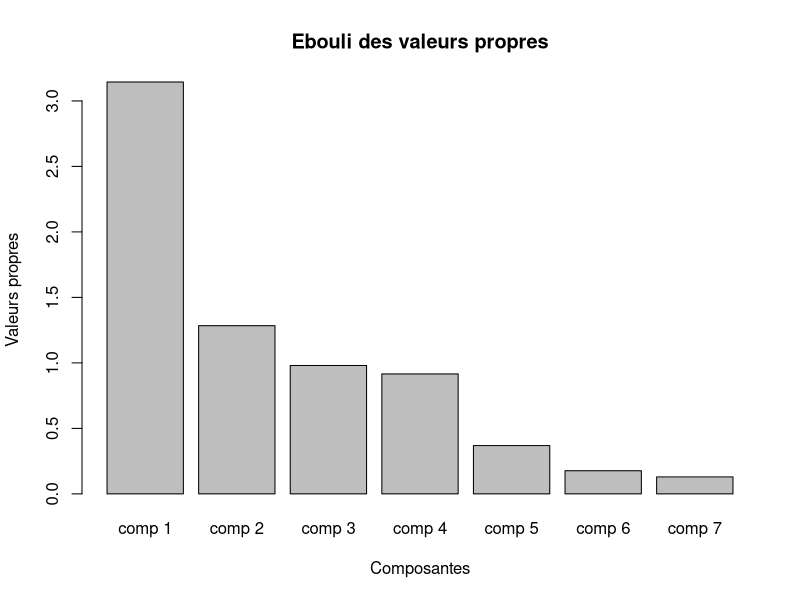
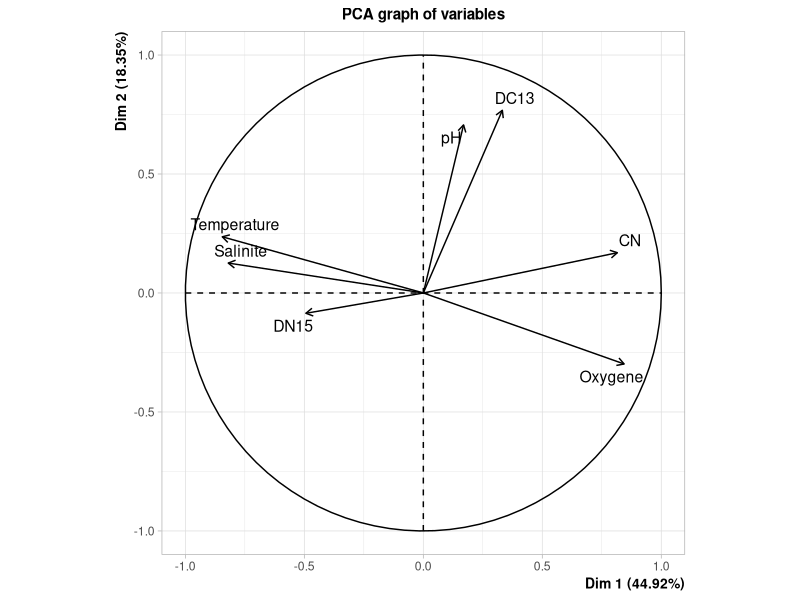
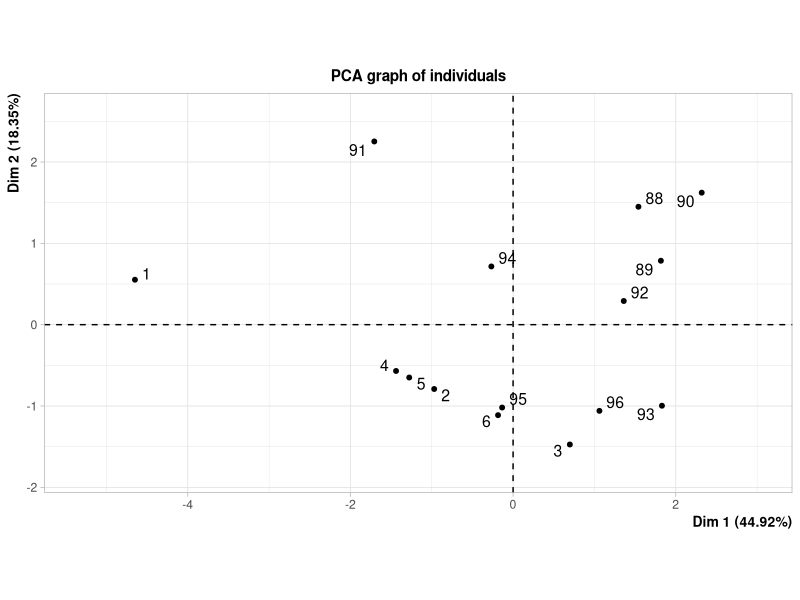
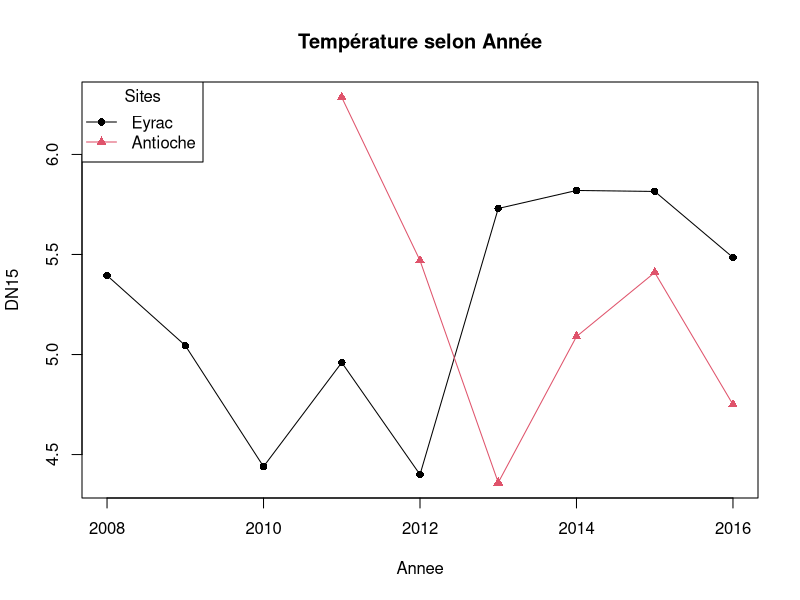
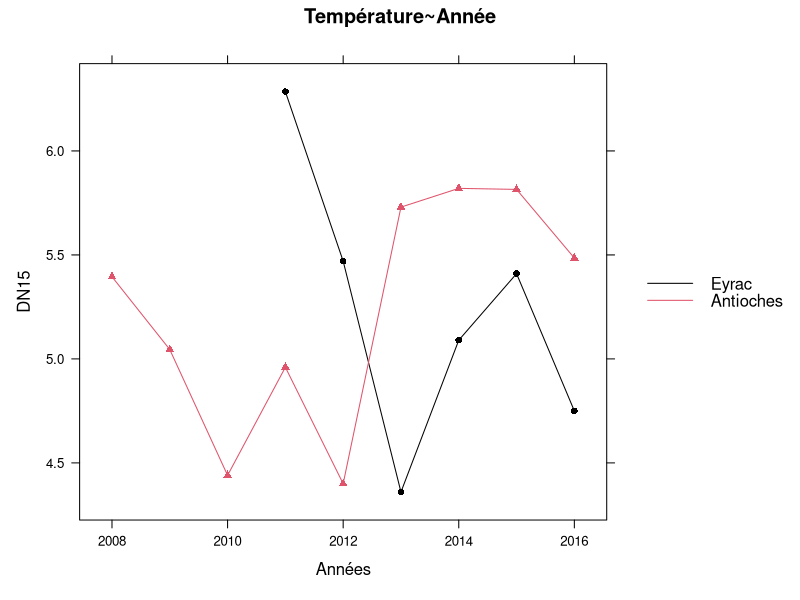

Write R code to recreate these figures, in order.
#######################
# Authors:
# Tristan FRANCES
# Antoine KOURMANALIEVA
# Mercia NGOMA KOMB
#######################

setwd("~/Bureau/m2/s3/stat/project/script/")
######################################
# Imporation des données : paramètres mesurés selon mois et selon année
######################################

mois<-read.csv("bdd_mois_somlit.csv", header = T,  dec = ".")
annee<-read.csv("bdd_annee_somlit.csv", header = T,  dec = ".")

#############
# Traitement des données pour l'Analyse multivariée ACP
#############
str(annee)
summary(annee)

# exemple d'ACP pour Antioche et Eyrac pour paramètre pH, température, Sallinité et Oxygene 

# choix des paramètres(select) et de l'année/site
data0<-subset(annee, NOM_SITE=="Antioche" | NOM_SITE=="Eyrac", select = c("pH","Temperature", "Salinite", "Oxygene", "DN15", "DC13", "CN"))

data<-subset(annee, NOM_SITE=="Antioche" | NOM_SITE=="Eyrac", select = c("Annee","NOM_SITE","pH","Temperature", "Salinite", "Oxygene", "DN15", "DC13", "CN")) # utile pour la représentation graphique

nb_na<-sum(is.na(data0)) # Calculer nombre de NA présent dans le sous ensemble
c("Il y a", nb_na,"NA")

# Calcul du nombre de NA pour chaque colonnes
nom_col<-as.data.frame(colnames(data0))
nom_col<-t(nom_col) # transposition du dataframe pour avoir le nombre de lignes et colonnes souhaité

na_df<-data.frame(nom_col) # Création d'un dataframe à partir du nom de colonnes
rownames(na_df)<-"NA"
dim(na_df)
?seq
for (i in seq(from = 1, to = length(colnames(data0)), by = 1)) {
  na_df[i]<-sum(is.na(data0[,i])); # ajout valeur NA pour chaque colonne
}
na_df
colnames(na_df)<-c(nom_col[1], nom_col[2], nom_col[3], nom_col[4], nom_col[5], nom_col[6], nom_col[7])
na_df


data0bis<-na.omit(data0)
databis<-na.omit(data)


#############
# Transformation des paramètres année et mois en facteur (pour une représentation utilisant s.class)
#############

# data$Annee<-as.factor(data$Annee)
# mois$Annee<-as.factor(mois$Annee); mois$Mois<-as.factor(mois$Mois)

#############
# Réalisation de l'ACP
#############

library(FactoMineR)
?PCA
ACP<-PCA(scale(data0bis), scale.unit = TRUE, graph= FALSE)
round(ACP$eig,2)
barplot(ACP$eig[,1], main="Ebouli des valeurs propres", xlab = "Composantes", ylab="Valeurs propres")
100/ncol(data) #contrib min
round(ACP$var$contrib[,1:2],2 )
round (ACP$var$cos2[,1] + ACP$var$cos2[,2],2) # Somme des cos2 des variables pour deux axes gardés
coordP<-round(ACP$var$coord[,1:2],2);coordP #Coordonnées sur le cercle de corrélation
coordS<-round(ACP$ind$coord[,1:2],2);coordS #Coordonnées des stations

par(mfrow=c(1,2))
plot(ACP,choix="var",axes= c(1,2))
plot(ACP,choix="ind",axes= c(1,2))

#library(ade4)
#s.class(ACP$ind$coord[,c(1,2)] , fac=data$NOM_SITE, col=c(1:20) )
#s.class(ACP$ind$coord[,c(1,2)] , fac=data$Annee, col=c(1:20) )


###############
# Représentations graphiques avec plot ou xyplot
###############

par(mfrow=c(1,1))
plot(DN15~Annee, data=databis, type = "n", main = "Température selon Année")
with(subset(databis, NOM_SITE=="Eyrac"), c(lines(Annee, DN15, col = 1), points(Annee, DN15, col = 1, pch = 16)))
with(subset(databis, NOM_SITE=="Antioche"), c(lines(Annee, DN15, col = 2), points(Annee, DN15, col = 2, pch = 17)))
legend("topleft", legend=c("Eyrac", "Antioche"), col=c(1:2), pch = c(16,17), lty = 1, title = "Sites")

# DEuxième représentation posible
library(lattice)
xyplot(DN15~Annee, groups = NOM_SITE, data=databis, type = "b", main="Température~Année", 
  xlab="Années", ylab="DN15", col=c(1:2), pch=c(16:17), 
  key=list(space="right", lines=list(col=c(1:2)), text=list(c("Eyrac","Antioches")))
)
